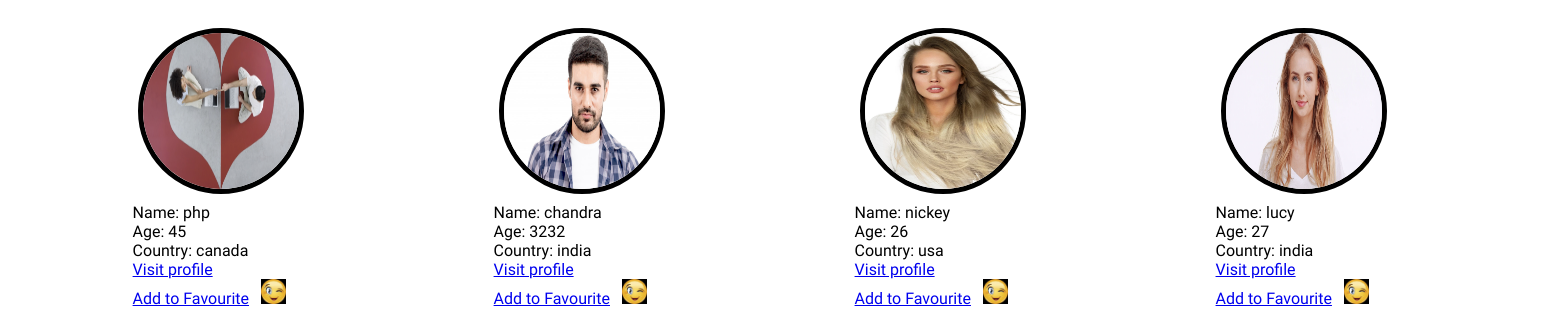
/members.php, run on the app's committed database.
### tables this page shows
CREATE TABLE IF NOT EXISTS `register` (
  `user_id` int(11) NOT NULL AUTO_INCREMENT,
  `name` varchar(50) NOT NULL,
  `email` varchar(100) NOT NULL,
  `notification` varchar(1) DEFAULT NULL,
  `password` varchar(100) NOT NULL,
  PRIMARY KEY (`user_id`)
);

CREATE TABLE IF NOT EXISTS `profile` (
  `user_id` int(11) NOT NULL,
  `gender` varchar(1) NOT NULL,
  `interest` varchar(1) NOT NULL,
  `dob` varchar(11) NOT NULL,
  `age` int(11) NOT NULL,
  `height` double NOT NULL,
  `weight` double NOT NULL,
  `hobbies` varchar(200) DEFAULT NULL,
  `country` varchar(20) NOT NULL,
  `image` varchar(50) NOT NULL,
  PRIMARY KEY (`user_id`)
);

### members.php (the view, shortened to what this page needs)
<?php
    require_once("db/conn.php");
    $queryStr="select r.user_id,r.name, p.interest,p.image, p.age, p.country from register r, profile p where r.user_id = p.user_id and r.user_id != '$userId' order by user_id desc limit 100";
    $stmtquery = $mysqli->query($queryStr);
    $path="profile_pics/";
?>
<!DOCTYPE html>
<html lang="en">
    <head>
        <link rel="stylesheet" type="text/css" href="css/stylesheet.css">
    </head>
    <body>
    <div class="members">
    <?php
        if($stmtquery->num_rows>0) {
        while ($row_users = $stmtquery->fetch_assoc()) {
?>
     <div class="memberinfo"><a href="#"><img src="<?=$path.$row_users['image']?>" alt="member" class="member" /></a>
            <p>Name: <?=$row_users['name']?></p>
            <p>Age: <?=$row_users['age']?></p>
            <p>Country: <?=$row_users['country']?></p>
            <a href="profiledetails.php?user_id=<?=$row_users['user_id']?>">Visit profile</a><br>
            <?php $favUserId = $row_users['user_id'] ?>
            <a href="addFavourite.php?favUserId=<?=$favUserId?>&link=fav">Add to Favourite</a>&nbsp;&nbsp;
            <a href="addWink.php?winkUserId=<?=$favUserId?>"><img src="images/wink.jpg" style="height:25px;width:25px;" title="Wink"/></a>
            </div>
        <?php       }
    }  ?>
    </div>
    </body>
</html>

### css/stylesheet.css (style rules this page uses)
* { margin: 0px 0px 0px 0px; font-family: 'Playball', cursive; }
.members { display: flex; width: 100%; }
.memberinfo { padding: 4%; padding-top:1.5%; padding-left: 8.5%; }
.member { height:10vw; width:10vw; border-radius:50%; border:black solid 5px; margin:3%; }

### data on the page
register: profile.image (picture), name "php", profile.age "45", profile.country "canada"
register: profile.image (picture), name "chandra", profile.age "3232", profile.country "india"
register: profile.image (picture), name "nickey", profile.age "26", profile.country "usa"
register: profile.image (picture), name "lucy", profile.age "27", profile.country "india"
